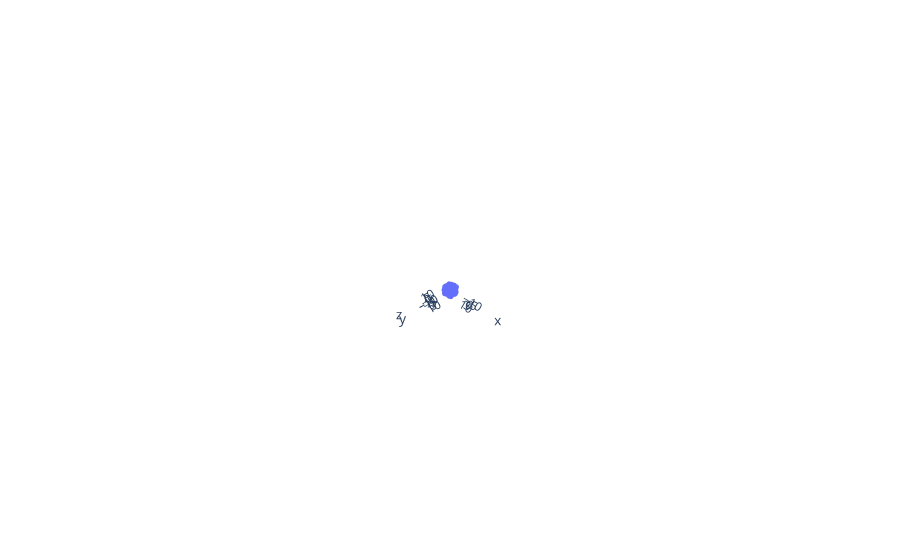

The notebook cell saved with this chart:
### Code cell
fig=go.Figure()
fig.add_trace(go.Scatter3d(x=df.X,y=df.Y,z=df.Z, mode='markers',marker_size=2))

### Figure 1 — Plotly figure (JSON) as saved in the notebook; plotly's stock layout.template omitted (floating-point values rounded to 4 significant figures; data arrays with more than 128 entries replaced by an {"elided": "..."} marker saying what was removed)
{"data": [{"marker": {"size": 2}, "mode": "markers", "type": "scatter3d", "x": {"elided": "300 float values"}, "y": {"elided": "300 float values"}, "z": {"elided": "300 float values"}}], "layout": {"autosize": true, "scene": {"aspectmode": "auto", "aspectratio": {"x": 0.9933, "y": 1.007, "z": 0.9996}, "camera": {"center": {"x": 0, "y": 0, "z": 0}, "eye": {"x": 29.43, "y": 29.43, "z": 29.43}, "projection": {"type": "perspective"}, "up": {"x": -0.01836, "y": 0.01871, "z": 0.9997}}}}}
